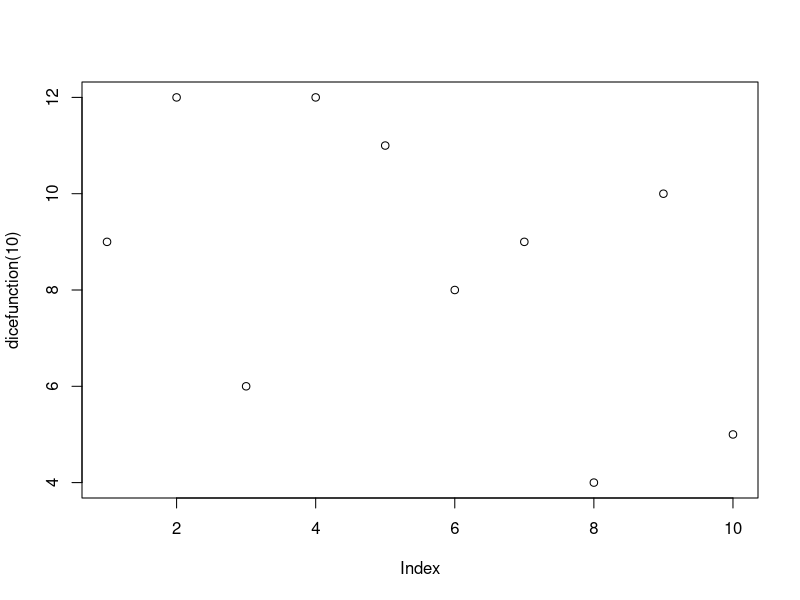
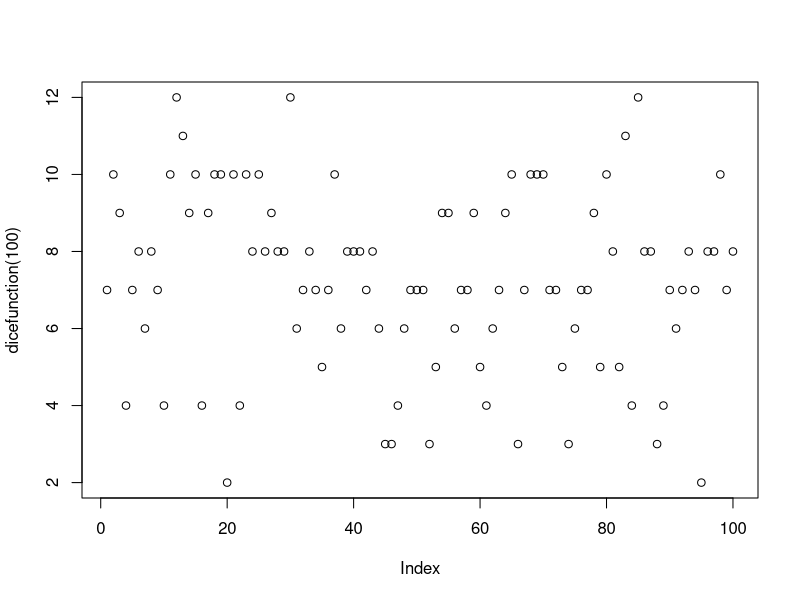
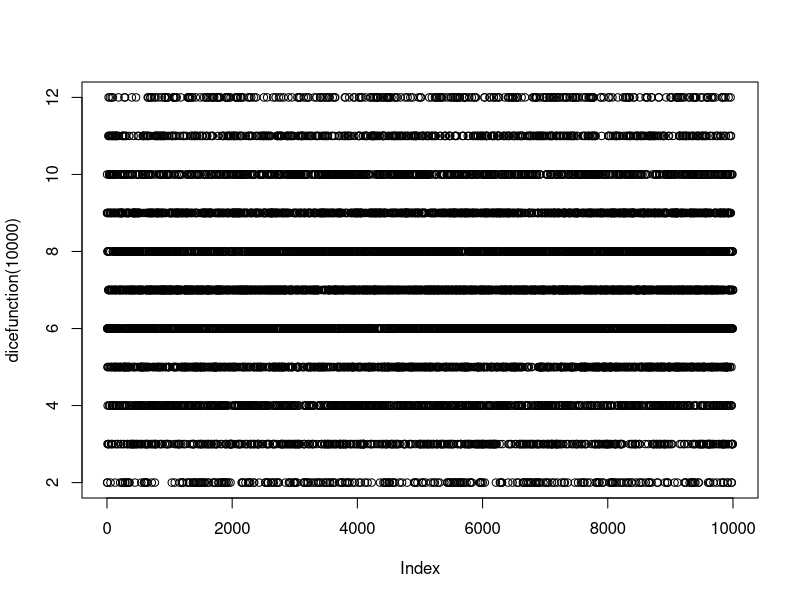
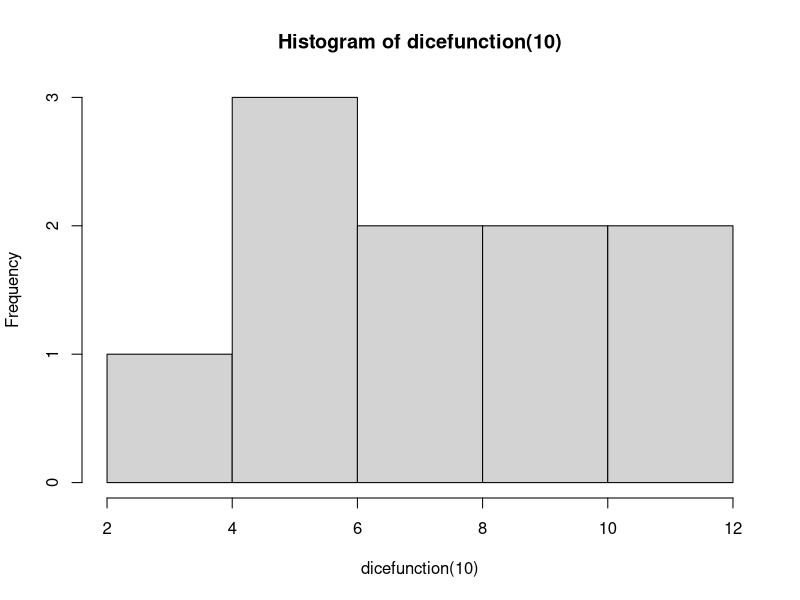
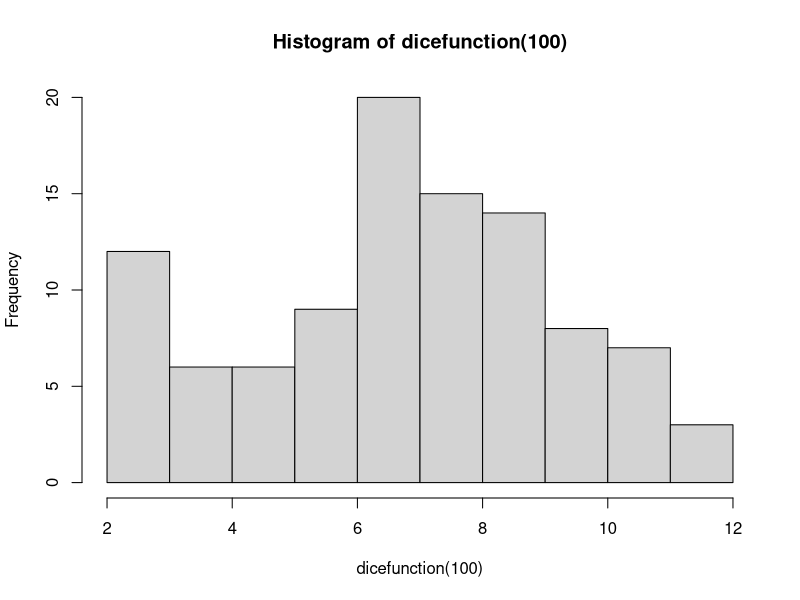
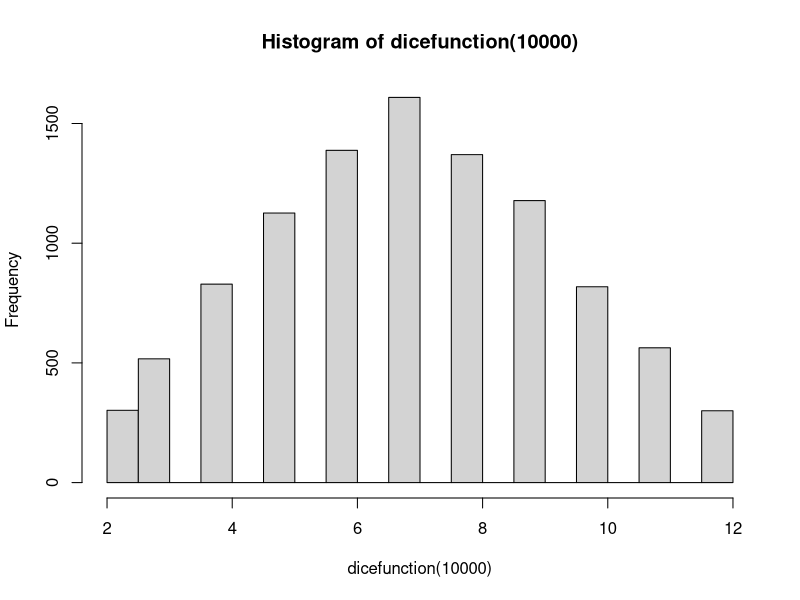
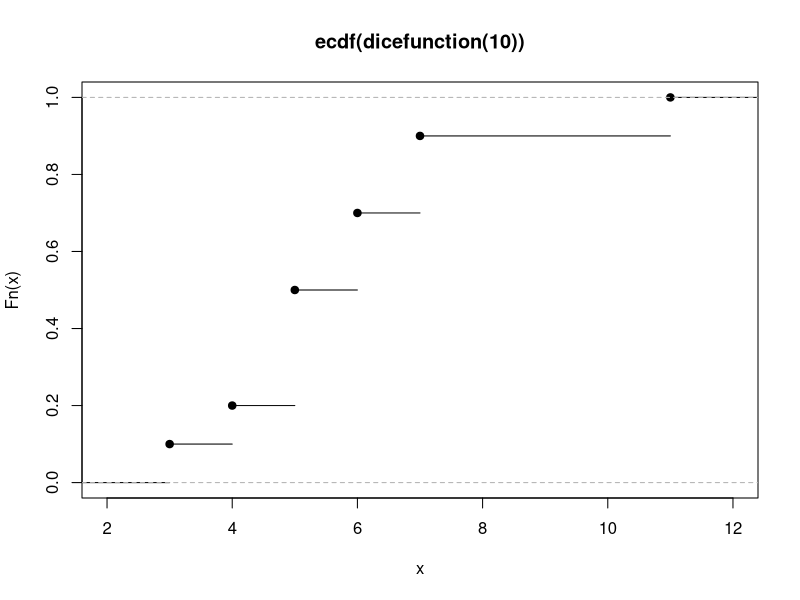
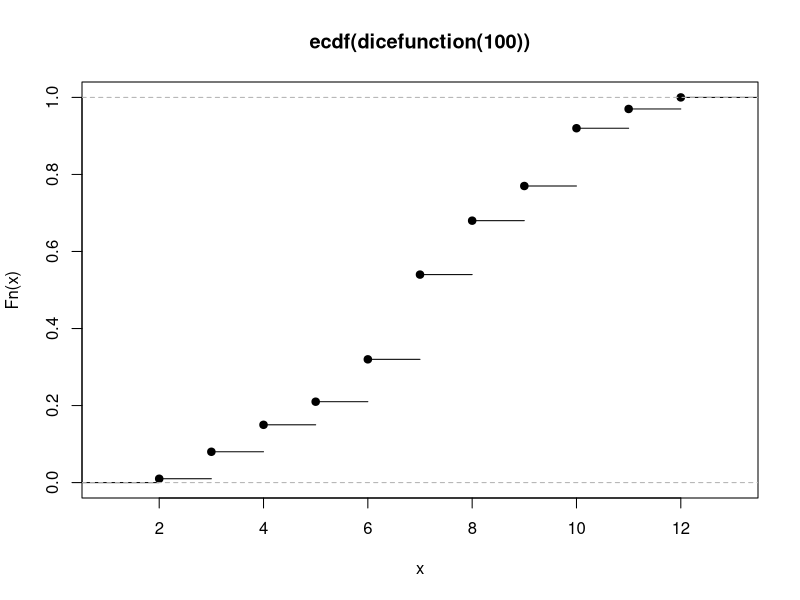

Source code (R) for these figures, in order:
#function constructing
dicefunction=function(r){
  #set initial value, but it'll be not concluded in result
  C=0
    #for loop to repeat
    for (i in 1:r+1){
      #I used sample function
    A=sample(1:6,1)
    B=sample(1:6,1)
    C=c(C,A+B)}
    #discare the initial value
    C[-1]
}
#plottings
plot(dicefunction(10))
plot(dicefunction(100))
plot(dicefunction(10000))

#Drawing thistograms
hist(dicefunction(10))
hist(dicefunction(100))
hist(dicefunction(10000))

#Drawing CDF
plot(ecdf(dicefunction(10)))
plot(ecdf(dicefunction(100)))
plot(ecdf(dicefunction(10000)))

#Drwing Normal Distribution
plot(rnorm(10000))
hist(rnorm(10000),prob=T)

#Finding z scores
zscore=dnorm(70.472,mean=70,sd=5)
zscore
#simply
zscore1=(70.472-70)/5
zscore1
quantile=pnorm(70.472,mean=70,sd=5)
quantile*100

#Normal pdf
#X~N(3,5),Pr(X>1)
1-pnorm(1,mean=3,sd=sqrt(5))


